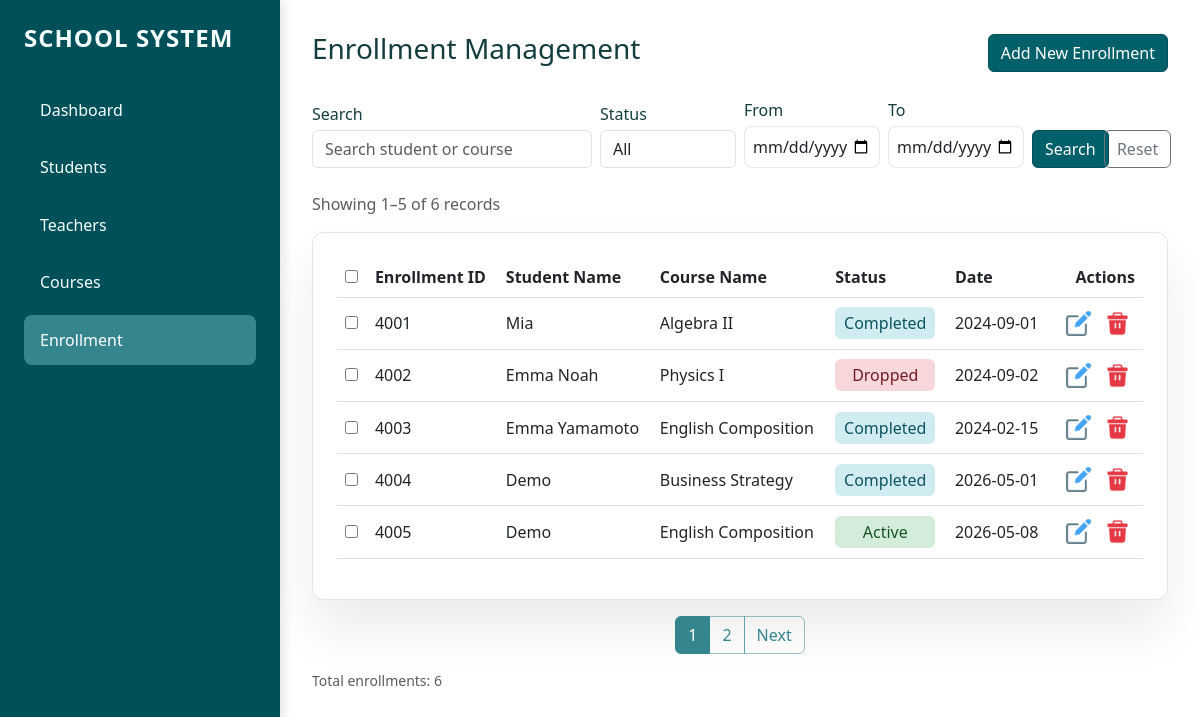
The app's page /enrollment with its own data.
### tables this page shows
CREATE TABLE enrollments (
                enrollment_id INTEGER PRIMARY KEY AUTOINCREMENT,
                student_id INTEGER,
                course_id INTEGER,
                status TEXT,
                enrollment_date DATE,
                FOREIGN KEY (student_id) REFERENCES students (student_id),
                FOREIGN KEY (course_id) REFERENCES courses (course_id)
            );

CREATE TABLE students (
                student_id INTEGER PRIMARY KEY AUTOINCREMENT,
                name TEXT NOT NULL,
                age INTEGER,
                date_of_birth DATE,
                email TEXT,
                address TEXT,
                phone TEXT
            );

CREATE TABLE courses (
                course_id INTEGER PRIMARY KEY AUTOINCREMENT,
                course_name TEXT NOT NULL,
                teacher_id INTEGER,
                credits INTEGER,
                description TEXT,
                FOREIGN KEY (teacher_id) REFERENCES teachers (teacher_id)
            );

### app.py (the view, shortened to what this page needs)
@app.route("/enrollment")
def enrollment_page():
    search_query = request.args.get("query", "").strip()
    status_filter = request.args.get("status", "").strip()
    start_date = request.args.get("start_date", "").strip()
    end_date = request.args.get("end_date", "").strip()
    page = request.args.get("page", 1, type=int)
    per_page = 5
    enrollment, total = database.get_enrollments(
        search_text=search_query or None,
        status=status_filter or None,
        start_date=start_date or None,
        end_date=end_date or None,
        page=page,
        per_page=per_page,
    )
    total_pages = (total + per_page - 1) // per_page
    start = (page - 1) * per_page + 1 if total > 0 else 0
    end = min(page * per_page, total)
    unique_count = database.get_unique_student_count()
    return render_template(
        "enrollment.html",
        enrollment=enrollment,
        students=database.get_all_students(),
        courses=database.get_all_courses(),
        query=search_query,
        status=status_filter,
        start_date=start_date,
        end_date=end_date,
        page=page,
        total_pages=total_pages,
        total=total,
        unique_total=unique_count,
        start=start,
        end=end,
    )

### database.py (called while the page is built)
def get_connection():
    conn = sqlite3.connect(DB_NAME, timeout=30)
    conn.execute('PRAGMA foreign_keys = ON')
    conn.row_factory = sqlite3.Row
    return conn

def get_all_students():
    students, _ = get_students(page=None, per_page=None)
    return students

def get_students(search_text=None, page=None, per_page=5):
    with get_connection() as conn:
        query = 'SELECT * FROM students'
        count_query = 'SELECT COUNT(*) FROM students'
        filters = []
        params = []
        if search_text:
            filters.append('(name LIKE ? OR address LIKE ?)')
            params.extend([f'%{search_text}%', f'%{search_text}%'])
        if filters:
            where_clause = ' WHERE ' + ' AND '.join(filters)
            query += where_clause
            count_query += where_clause
        query += ' ORDER BY student_id ASC'
        if page and per_page:
            offset = (page - 1) * per_page
            query += f' LIMIT {per_page} OFFSET {offset}'
        results = conn.execute(query, params).fetchall()
        total = conn.execute(count_query, params).fetchone()[0]
        return results, total

def get_all_courses():
    courses, _ = get_courses(page=None, per_page=None)
    return courses

def get_unique_student_count():
    with get_connection() as conn:
        cursor = conn.execute("SELECT COUNT(DISTINCT student_id) FROM enrollments")
        return cursor.fetchone()[0]

### templates/enrollment.html (shortened to what this page needs)
{% extends "base.html" %}
{% block content %}
<div class="d-flex justify-content-between align-items-center mb-4">
    <h3>Enrollment Management</h3>
    <button class="btn btn-primary" data-bs-toggle="modal" data-bs-target="#addModal">
        Add New Enrollment
    </button>
</div>
<form method="GET" action="{{ url_for('enrollment_page') }}" class="row g-2 align-items-end mb-4">
    <div class="col-md-4">
        <label class="form-label mb-1">Search</label>
        <input type="search" name="query" class="form-control" placeholder="Search student or course"
            value="{{ query }}">
    </div>
    <div class="col-md-2">
        <label class="form-label mb-1">Status</label>
        <select name="status" class="form-control">
            <option value="">All</option>
        </select>
    </div>
    <div class="col-md-2">
        <label class="form-label mb-1">From</label>
        <input type="date" name="start_date" class="form-control" value="{{ start_date }}">
    </div>
    <div class="col-md-2">
        <label class="form-label mb-1">To</label>
        <input type="date" name="end_date" class="form-control" value="{{ end_date }}">
    </div>
    <div class="col-md-1 d-grid">
        <button class="btn btn-outline-primary">Search</button>
    </div>
    <div class="col-md-1 d-grid">
        <a href="{{ url_for('enrollment_page') }}" class="btn btn-outline-secondary">Reset</a>
    </div>
</form>
<p class="text-muted">Showing {{ start }}–{{ end }} of {{ total }} records</p>
<div class="card-custom">
    <table class="table align-middle">
        <thead>
            <tr>
                <th><input type="checkbox" id="selectAll"></th>
                <th>Enrollment ID</th>
                <th>Student Name</th>
                <th>Course Name</th>
                <th>Status</th>
                <th>Date</th>
                <th class="text-end">Actions</th>
            </tr>
        </thead>
        <tbody>
            {% for s in enrollment %}
            <tr>
                <td><input type="checkbox" class="rowCheckbox" value="{{ s['enrollment_id'] }}"></td>
                <td>{{ s['enrollment_id'] }}</td>
                <td>{{ s['student_name'] }}</td>
                <td>{{ s['course_name'] }}</td>
                <td>
                    <span class="status-{{ s['status'] | lower }}">{{ s['status'] }}</span>
                </td>
                <td>{{ s['enrollment_date'] }}</td>
                <td class="text-end">
                    <button class="btn btn-sm btn-outline-secondary" data-bs-toggle="modal"
                        data-bs-target="#edit{{ s['enrollment_id'] }}">
                        <img src="{{ url_for('static', filename='image/edit.png') }}" style="width:1rem;">
                    </button>
                    <form action="/enrollment/{{ s['enrollment_id'] }}/delete" method="POST" class="d-inline">
                        <button type="submit" class="btn btn-sm delete-row-delete-btn"
                            onclick="return confirm('Are you sure?')">
                            <img src="{{ url_for('static', filename='image/delete.png') }}" style="width:1rem;">
                        </button>
                    </form>
                </td>
            </tr>
            {% endfor %}
        </tbody>
    </table>
</div>
{% if total_pages > 1 %}
<nav>
    <ul class="pagination justify-content-center">
        {% for p in range(1, total_pages + 1) %}
        <li class="page-item {% if p == page %}active{% endif %}">
            <a class="page-link"
                href="{{ url_for('enrollment_page', query=query, status=status, start_date=start_date, end_date=end_date, page=p) }}">
                {{ p }}
            </a>
        </li>
        {% endfor %}
        {% if page < total_pages %} <li class="page-item">
            <a class="page-link"
                href="{{ url_for('enrollment_page', query=query, status=status, start_date=start_date, end_date=end_date, page=page+1) }}">
                Next
            </a>
            </li>
            {% endif %}
    </ul>
</nav>
{% endif %}
<div class="d-flex justify-content-between align-items-center mt-3">
    <small class="text-muted">Total enrollments: {{ total }}</small>
</div>
{% endblock %}

### static/style.css (style rules this page uses)
:root { --sidebar-width: 280px; --primary-bg: #ffffff; --sidebar-color: #005059; --accent: #7DA78C; --accent-strong: rgb(53, 133, 142); --accent-soft: rgb(53, 133, 142,0.5); --text-muted: rgba(255, 255, 255, 0.85); --text-strong: #f5fffc; --card-bg: #ffffff; --card-border: rgba(53, 133, 142, 0.18); }
body { background: var(--primary-bg); margin: 0; font-family: 'Segoe UI', Tahoma, Geneva, Verdana, sans-serif; color: #133d3e; }
.btn-primary, .btn-outline-primary, .btn-success { color: #ffffff; background-color: #01606a !important; border-color: #005059 !important; }
.d-flex.justify-content-between.align-items-center.mb-4>.btn-primary { min-width: 140px; }
.delete-row-delete-btn { background: transparent !important; border: none !important; border-radius: 0 !important; box-shadow: none !important; padding: 0; width: 2.2rem; height: 2.2rem; display: inline-flex; align-items: center; justify-content: center; }
.delete-row-delete-btn img { width: 25px !important; height: 25px !important; }
button[data-bs-target^="#edit"] img { width: 25px !important; height: 25px !important; align-items: center; justify-content: center; background: transparent !important; border: none !important; padding: 0 !important; }
button[data-bs-target^="#edit"] { background: transparent !important; border: none !important; border-radius: 0 !important; box-shadow: none !important; padding: 0; width: 2.2rem; height: 2.2rem; display: inline-flex; align-items: center; justify-content: center; }
.card-custom { background: var(--card-bg); border-radius: 12px; padding: 1.5rem; box-shadow: 0 30px 50px rgba(0, 0, 0, 0.08); border: 1px solid var(--card-border); }
input[type="date"] { padding: 0.5rem; border: 1px solid rgba(148, 163, 184, 0.25); border-radius: 8px; width: 100%; }
.pagination .page-link { color: var(--accent-strong); border-color: var(--accent-soft); background-color: transparent; }
.pagination .page-item.active .page-link { background-color: var(--accent-strong); border-color: var(--accent-strong); color: white; }
.pagination { margin-top: 1rem; }
.status-active { background: #d4edda; color: #155724; }
.status-completed { background: #d1ecf1; color: #0c5460; }
.status-dropped { background: #f8d7da; color: #721c24; }
.status-active, .status-completed, .status-dropped { display: inline-block; width: 100px; text-align: center; padding: 4px 8px; border-radius: 6px; }

### records on screen
enrollments: enrollment_id "4001", student_name "Mia", course_name "Algebra II", status "Completed", enrollment_date "2024-09-01"
enrollments: enrollment_id "4002", student_name "Emma Noah", course_name "Physics I", status "Dropped", enrollment_date "2024-09-02"
enrollments: enrollment_id "4003", student_name "Emma Yamamoto", course_name "English Composition", status "Completed", enrollment_date "2024-02-15"
enrollments: enrollment_id "4004", student_name "Demo", course_name "Business Strategy", status "Completed", enrollment_date "2026-05-01"
enrollments: enrollment_id "4005", student_name "Demo", course_name "English Composition", status "Active", enrollment_date "2026-05-08"

### other values on screen
{{ start }} "1"
{{ end }} "5"
{{ total }} "6"
{{ p }} "1" "2"
